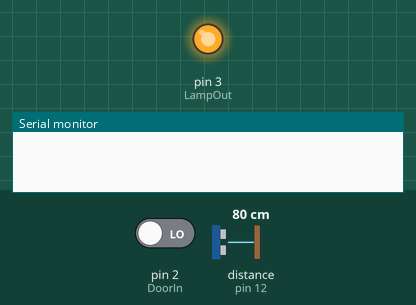
This sketch was run on a simulated Arduino Uno, built with avr-gcc and run on an emulated ATmega328P. Shown: output pins drawn as LEDs (lit = HIGH), the last lines printed to the serial monitor. The test bench sets the inputs (shaded band); at power-on: pin 2 (DoorIn) LOW, distance to the obstacle (sensor on pin 12) 80 cm. The echo pulse lasts 58.3 µs per cm; pins used as bus, display or sensor lines are not drawn.

Above: at 0.8 s.
0.9 s: pin 2 (DoorIn) driven HIGH
At 3.7 s:
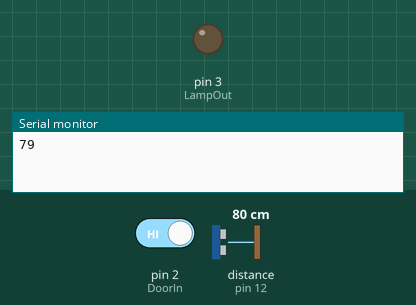
3.9 s: pin 2 (DoorIn) driven LOW
At 4.8 s:
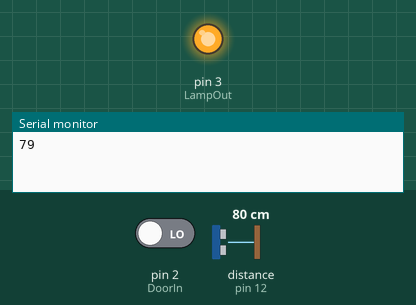
Timing chart, 0 to 6.9 s (numbered marks = the images above; inputs shaded):
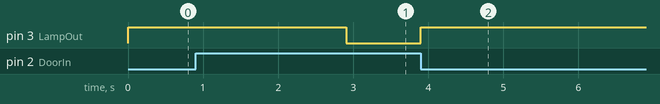

The sketch:

LightToalet.ino
```cpp
#define Trig 13
#define Echo 12

int dist = 77;
int koof = 3;

int LampOut = 3;
volatile bool LampStat = false;
int DoorIn = 2;
volatile int d;

void Door(){
  //Serial.println("Start door");
  pinMode(DoorIn, INPUT);
  if (not(digitalRead(DoorIn))){
    LampStat = true;
    digitalWrite(LampOut, LampStat);
    //Serial.println("------------Lamp On");
    while (not(digitalRead(DoorIn))) {}
  }
  d = dist;
  attachInterrupt(0, Door, FALLING);
  //Serial.println("End Door");
}

int ReadDist(){
  //read distans
  unsigned int impulseTime=0;
  unsigned int distance_sm=0;
  digitalWrite(Trig, HIGH);
  delayMicroseconds(10); // равный 10 микросекундам
  digitalWrite(Trig, LOW); // Отключаем
  impulseTime=pulseIn(Echo, HIGH); // Замеряем длину импульса
  distance_sm=impulseTime* 1.7 * 0.01;; // Пересчитываем в сантиметры
  Serial.println(distance_sm);
  return distance_sm;
}

void setup() {
  Serial.begin(9600);
  pinMode(Trig, OUTPUT); //инициируем как выход
  pinMode(Echo, INPUT); //инициируем как вход
  pinMode(LampOut, OUTPUT);
  digitalWrite(LampOut, false);
  Door();
}

void loop() {
  delay(2000);
  if (LampStat){
    //Serial.println("--read dist");
    d = ReadDist();
    if (((dist + koof) > d) & ((dist - koof) < d)){
      LampStat = false;
      digitalWrite(LampOut, LampStat);
      //Serial.println("--lamp off");
    }
  }
}
```

Measured:
- after the input at 0.9 s, pin 3 (LampOut): HIGH → LOW after 2.0 s
- after the input at 3.9 s, pin 3 (LampOut): LOW → HIGH at once
